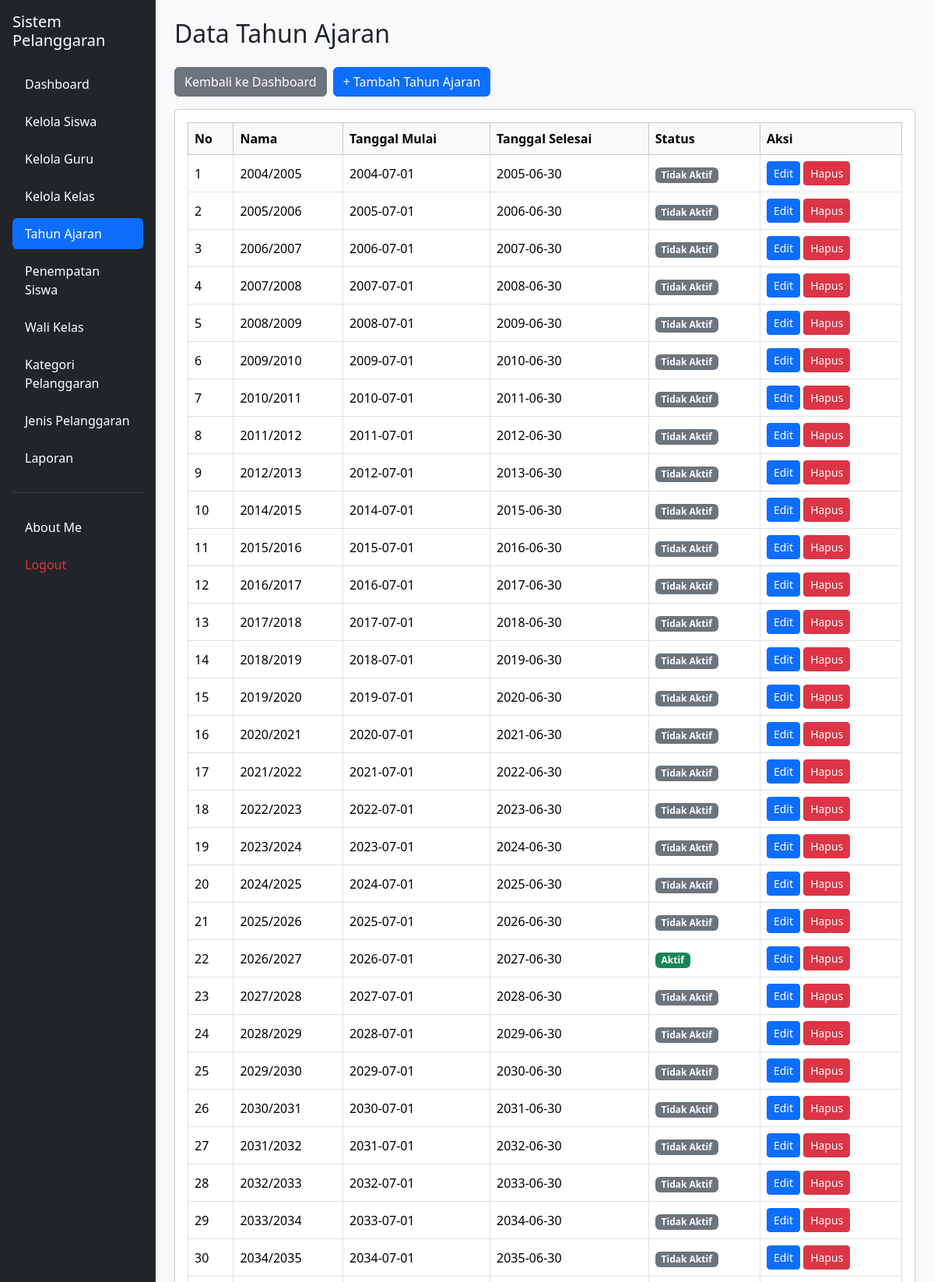
/tahun_ajaran.php (signed in, upper part), run on the app's committed database.
### tables this page shows
CREATE TABLE `t_tahun_ajaran` (
  `id` int(11) NOT NULL,
  `nama` varchar(20) NOT NULL,
  `tanggal_mulai` date NOT NULL,
  `tanggal_selesai` date NOT NULL,
  `status_aktif` tinyint(1) NOT NULL,
  `created_at` timestamp NOT NULL DEFAULT current_timestamp(),
  `update_at` timestamp NOT NULL DEFAULT current_timestamp()
);

### tahun_ajaran.php (the view, shortened to what this page needs)
<?php
include "config/koneksi.php";
$query = "SELECT * FROM t_tahun_ajaran ORDER BY id ASC";
$result = mysqli_query($koneksi, $query);
?>
<!DOCTYPE html>
<html lang="id">
<head>
    <link href="https://cdn.jsdelivr.net/npm/bootstrap@5.3.8/dist/css/bootstrap.min.css"
          rel="stylesheet">
    <link href="https://cdn.datatables.net/2.3.4/css/dataTables.bootstrap5.min.css"
          rel="stylesheet">
</head>
<body class="bg-light">
<div class="container-fluid">
    <div class="row">
        <aside class="col-md-3 col-lg-2 bg-dark text-white p-3 position-fixed top-0 bottom-0 start-0 overflow-auto">
            <h5 class="text-white mb-4">
                Sistem Pelanggaran
            </h5>
            <nav class="nav nav-pills flex-column gap-2">
                <a href="dashboard.php" class="nav-link text-white">
                    Dashboard
                </a>
                <a href="siswa.php" class="nav-link text-white">
                    Kelola Siswa
                </a>
                <a href="guru.php" class="nav-link text-white">
                    Kelola Guru
                </a>
                <a href="kelas.php" class="nav-link text-white">
                    Kelola Kelas
                </a>
                <a href="tahun_ajaran.php" class="nav-link active">
                    Tahun Ajaran
                </a>
                <a href="penempatan_siswa.php" class="nav-link text-white">
                    Penempatan Siswa
                </a>
                <a href="wali_kelas.php" class="nav-link text-white">
                    Wali Kelas
                </a>
                <a href="kategori_pelanggaran.php" class="nav-link text-white">
                    Kategori Pelanggaran
                </a>
                <a href="jenis_pelanggaran.php" class="nav-link text-white">
                    Jenis Pelanggaran
                </a>
                <a href="laporan.php" class="nav-link text-white">
                    Laporan
                </a>
                <hr class="text-secondary">
                <a href="about_me.php" class="nav-link text-white">
                    About Me
                </a>
                <a href="logout.php"
                   class="nav-link text-danger"
                   onclick="return confirm('Yakin ingin logout?')">
                    Logout
                </a>
            </nav>
        </aside>
        <main class="col-md-9 col-lg-10 p-4 offset-md-3 offset-lg-2">
            <h2 class="mb-4">Data Tahun Ajaran</h2>
            <div class="d-flex flex-wrap gap-2 mb-3">
                <a href="dashboard.php" class="btn btn-secondary">
                    Kembali ke Dashboard
                </a>
                <a href="tambah_tahun_ajaran.php" class="btn btn-primary">
                    + Tambah Tahun Ajaran
                </a>
            </div>
            <div class="card shadow-sm">
                <div class="card-body">
                    <div class="table-responsive">
                        <table id="tabelTahunAjaran"
                               class="table table-bordered table-hover align-middle">
                            <thead class="table-light">
                                <tr>
                                    <th>No</th>
                                    <th>Nama</th>
                                    <th>Tanggal Mulai</th>
                                    <th>Tanggal Selesai</th>
                                    <th>Status</th>
                                    <th>Aksi</th>
                                </tr>
                            </thead>
                            <tbody>
                            <?php
                            $no = 1;
                            if (mysqli_num_rows($result) > 0) {
                                while ($data = mysqli_fetch_assoc($result)) {
                            ?>
                                <tr>
                                    <td><?= $no++; ?></td>
                                    <td>
                                        <?= htmlspecialchars($data['nama'] ?? '-'); ?>
                                    </td>
                                    <td>
                                        <?= htmlspecialchars($data['tanggal_mulai'] ?? '-'); ?>
                                    </td>
                                    <td>
                                        <?= htmlspecialchars($data['tanggal_selesai'] ?? '-'); ?>
                                    </td>
                                    <td>
                                        <?php if (($data['status_aktif'] ?? 0) == 1) { ?>
                                            <span class="badge bg-success">
                                                Aktif
                                            </span>
                                        <?php } else { ?>
                                            <span class="badge bg-secondary">
                                                Tidak Aktif
                                            </span>
                                        <?php } ?>
                                    </td>
                                    <td class="text-nowrap">
                                        <a href="edit_tahun_ajaran.php?id=<?= (int)$data['id']; ?>"
                                           class="btn btn-primary btn-sm">
                                            Edit
                                        </a>
                                        <a href="hapus_tahun_ajaran.php?id=<?= (int)$data['id']; ?>"
                                           class="btn btn-danger btn-sm"
                                           onclick="return confirm('Yakin ingin menghapus tahun ajaran ini?')">
                                            Hapus
                                        </a>
                                    </td>
                                </tr>
                            <?php
                                }
                            } ?>
                            </tbody>
                        </table>
                    </div>
                </div>
            </div>
        </main>
    </div>
</div>
</body>
</html>

### data on the page
t_tahun_ajaran: nama "2004/2005", tanggal_mulai "2004-07-01", tanggal_selesai "2005-06-30", status_aktif "Tidak Aktif"
t_tahun_ajaran: nama "2005/2006", tanggal_mulai "2005-07-01", tanggal_selesai "2006-06-30", status_aktif "Tidak Aktif"
t_tahun_ajaran: nama "2006/2007", tanggal_mulai "2006-07-01", tanggal_selesai "2007-06-30", status_aktif "Tidak Aktif"
t_tahun_ajaran: nama "2007/2008", tanggal_mulai "2007-07-01", tanggal_selesai "2008-06-30", status_aktif "Tidak Aktif"
t_tahun_ajaran: nama "2008/2009", tanggal_mulai "2008-07-01", tanggal_selesai "2009-06-30", status_aktif "Tidak Aktif"
t_tahun_ajaran: nama "2009/2010", tanggal_mulai "2009-07-01", tanggal_selesai "2010-06-30", status_aktif "Tidak Aktif"
t_tahun_ajaran: nama "2010/2011", tanggal_mulai "2010-07-01", tanggal_selesai "2011-06-30", status_aktif "Tidak Aktif"
t_tahun_ajaran: nama "2011/2012", tanggal_mulai "2011-07-01", tanggal_selesai "2012-06-30", status_aktif "Tidak Aktif"
t_tahun_ajaran: nama "2012/2013", tanggal_mulai "2012-07-01", tanggal_selesai "2013-06-30", status_aktif "Tidak Aktif"
t_tahun_ajaran: nama "2014/2015", tanggal_mulai "2014-07-01", tanggal_selesai "2015-06-30", status_aktif "Tidak Aktif"
t_tahun_ajaran: nama "2015/2016", tanggal_mulai "2015-07-01", tanggal_selesai "2016-06-30", status_aktif "Tidak Aktif"
t_tahun_ajaran: nama "2016/2017", tanggal_mulai "2016-07-01", tanggal_selesai "2017-06-30", status_aktif "Tidak Aktif"
t_tahun_ajaran: nama "2017/2018", tanggal_mulai "2017-07-01", tanggal_selesai "2018-06-30", status_aktif "Tidak Aktif"
t_tahun_ajaran: nama "2018/2019", tanggal_mulai "2018-07-01", tanggal_selesai "2019-06-30", status_aktif "Tidak Aktif"
t_tahun_ajaran: nama "2019/2020", tanggal_mulai "2019-07-01", tanggal_selesai "2020-06-30", status_aktif "Tidak Aktif"
t_tahun_ajaran: nama "2020/2021", tanggal_mulai "2020-07-01", tanggal_selesai "2021-06-30", status_aktif "Tidak Aktif"
t_tahun_ajaran: nama "2021/2022", tanggal_mulai "2021-07-01", tanggal_selesai "2022-06-30", status_aktif "Tidak Aktif"
t_tahun_ajaran: nama "2022/2023", tanggal_mulai "2022-07-01", tanggal_selesai "2023-06-30", status_aktif "Tidak Aktif"
t_tahun_ajaran: nama "2023/2024", tanggal_mulai "2023-07-01", tanggal_selesai "2024-06-30", status_aktif "Tidak Aktif"
t_tahun_ajaran: nama "2024/2025", tanggal_mulai "2024-07-01", tanggal_selesai "2025-06-30", status_aktif "Tidak Aktif"
t_tahun_ajaran: nama "2025/2026", tanggal_mulai "2025-07-01", tanggal_selesai "2026-06-30", status_aktif "Tidak Aktif"
t_tahun_ajaran: nama "2026/2027", tanggal_mulai "2026-07-01", tanggal_selesai "2027-06-30", status_aktif "Aktif"
t_tahun_ajaran: nama "2027/2028", tanggal_mulai "2027-07-01", tanggal_selesai "2028-06-30", status_aktif "Tidak Aktif"
t_tahun_ajaran: nama "2028/2029", tanggal_mulai "2028-07-01", tanggal_selesai "2029-06-30", status_aktif "Tidak Aktif"
t_tahun_ajaran: nama "2029/2030", tanggal_mulai "2029-07-01", tanggal_selesai "2030-06-30", status_aktif "Tidak Aktif"
t_tahun_ajaran: nama "2030/2031", tanggal_mulai "2030-07-01", tanggal_selesai "2031-06-30", status_aktif "Tidak Aktif"
t_tahun_ajaran: nama "2031/2032", tanggal_mulai "2031-07-01", tanggal_selesai "2032-06-30", status_aktif "Tidak Aktif"
t_tahun_ajaran: nama "2032/2033", tanggal_mulai "2032-07-01", tanggal_selesai "2033-06-30", status_aktif "Tidak Aktif"
t_tahun_ajaran: nama "2033/2034", tanggal_mulai "2033-07-01", tanggal_selesai "2034-06-30", status_aktif "Tidak Aktif"
t_tahun_ajaran: nama "2034/2035", tanggal_mulai "2034-07-01", tanggal_selesai "2035-06-30", status_aktif "Tidak Aktif"
